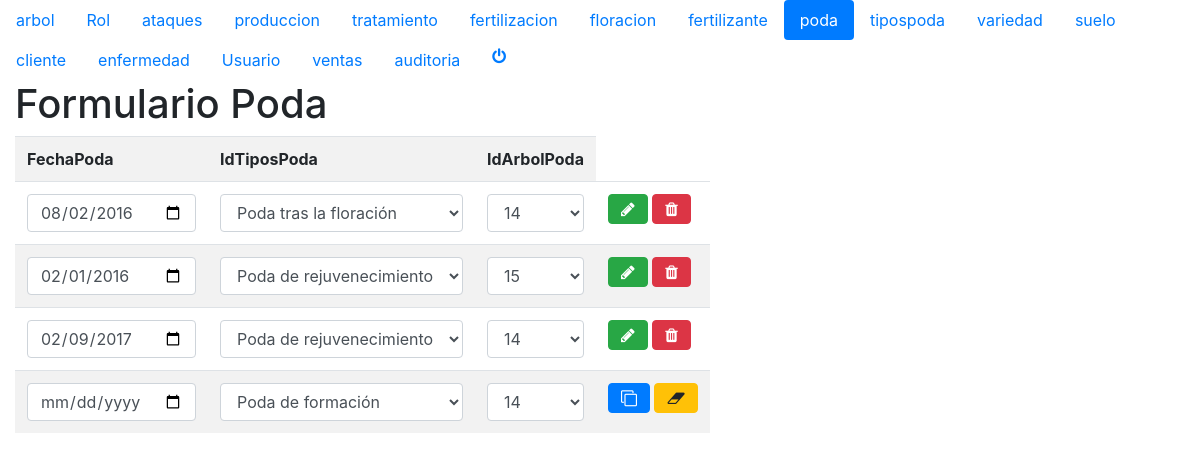
/formularioPoda.php (signed in), run on the app's committed database.
### tables this page shows
CREATE TABLE IF NOT EXISTS `podas` (
  `IdPoda` mediumint(9) NOT NULL,
  `FechaPoda` date NOT NULL,
  `IdTiposPoda` tinyint(4) NOT NULL,
  `IdArbolPoda` mediumint(9) NOT NULL
);

CREATE TABLE IF NOT EXISTS `tipospodas` (
  `IdTiposPoda` tinyint(4) NOT NULL,
  `DescripcionTipoPoda` varchar(50) NOT NULL
);

CREATE TABLE IF NOT EXISTS `arbol` (
  `IdArbol` mediumint(9) NOT NULL,
  `AlturaArbol` tinyint(4) NOT NULL,
  `FechaSiembra` date NOT NULL,
  `MsnmArbol` smallint(6) NOT NULL,
  `IdSueloArbol` tinyint(4) NOT NULL,
  `IdVariedadArbol` tinyint(4) NOT NULL,
  `UbicacionArbol` point NOT NULL
);

### Poda.php (called while the page is built, shortened)
<?php
class Podas{
    private $_conexion;
    private $_paginacion =10;
    function __construct($conexion, $IdPoda, $FechaPoda, $IdTiposPoda, $IdArbolPoda){
        $this->_conexion        = $conexion;
    }
function listar ($pagina){
    if ($pagina<=0){
        $listado = mysqli_query($this->_conexion,"SELECT * FROM Podas ORDER BY IdPoda") or die (mysqli_error ($this->_conexion));
    }else{
        $paginacionMax = $pagina * $this->_paginacion;
        $paginacionMin = $paginacionMax - $this->_paginacion;
        $listado = mysqli_query($this->_conexion,"SELECT * FROM Podas ORDER BY IdPoda LIMIT $paginacionMin, $paginacionMax") or die (mysqli_error($this->_conexion));
    }
    return $listado;
}
}
?>

### TiposPoda.php (called while the page is built, shortened)
<?php
class TiposPoda{
    private $_conexion;
    private $_paginacion=10;
    function __construct($conexion, $IdTiposPoda, $DescripcionTipoPoda){
        $this->_conexion = $conexion;
    }
function listar ($pagina){
    if ($pagina<=0){
        $listado = mysqli_query($this->_conexion,"SELECT * FROM TiposPodas ORDER BY IdTiposPoda") or die (mysqli_error ($this->_conexion));
    }else{
        $paginacionMax = $pagina * $this->_paginacion;
        $paginacionMin = $paginacionMax - $this->_paginacion;
        $listado = mysqli_query($this->_conexion,"SELECT * FROM TiposPodas ORDER BY IdTiposPoda  LIMIT $paginacionMin, $paginacionMax") or die (mysqli_error($this->_conexion));
    }
    return $listado;
}
}
?>

### arbol.php (called while the page is built, shortened)
<?php
class arbol{
    private $_conexion;
    function __construct($conexion, $idarbol, $alturaarbol, $fechasiembra, $msnmarbol, $idSueloarbol, $idvariedadarbol, $ubicacionarbol){
        $this->_conexion = $conexion;
    }
function listar ($pagina){
    if ($pagina<=0){
        $listado = mysqli_query($this->_conexion,"SELECT IdArbol,AlturaArbol,FechaSiembra,MsnmArbol,IdSueloArbol,IdVariedadArbol,  ST_AsText(ubicacionarbol) As UbicacionArbol FROM arbol ORDER BY idarbol") or die (mysqli_error ($this->_conexion));
    }
    return $listado;
}
}
?>

### formularioPoda.php (the view, shortened to what this page needs)
<?php
if (isset($_SESSION['id'])){
?>
<!DOCTYPE thml>
<html>
  <head>
       <link rel="stylesheet" href="css/bootstrap.min.css">
      <link rel="stylesheet" href="css/font-awesome.css">
    </head>
    <body>
<header>
    <?php
          include_once("menu.php");
        ?>
        </header>
       <div class="container-fluid">
        <h1>Formulario Poda</h1>
       <table class="table table-striped table-responsive">
            <tbody>
                <tr>
                    <th scope="col">FechaPoda</th>
                    <th scope="col">IdTiposPoda</th>
                    <th scope="col">IdArbolPoda</th>
                </tr>
   <?php
       $objetoConexion = new Conexion ();
       $conexion = $objetoConexion->conectar();
       include_once("../modelo/TiposPoda.php");
        $objetoTiposPoda = new TiposPoda($conexion,0,'IdTiposPoda','DescripcionTipoPoda');
        $listaTiposPoda= $objetoTiposPoda->listar(0);
        include_once("../modelo/arbol.php");
        $objetoarbol = new arbol($conexion,0,'idarbol', 'alturaarbol','fechasiembra','msnmarbol','idsueloarbol','idvariedadesarbol','ubicacionarbol');
        $listaarboles= $objetoarbol->listar(0);
        include_once("../modelo/Poda.php");
        $objetoPoda =new Podas($conexion,0,'IdPoda','FechaPoda','IdTiposPoda','IdArbolPoda');
        $listaPoda=$objetoPoda->listar(0);
        while($unRegistro = mysqli_fetch_array($listaPoda)){
                echo '<tr><form id="fModificarPoda"'.$unRegistro["IdPoda"].' action="../controlador/controladorPoda.php"method="post">';
                echo '<td><input        type="date"  class="form-control"     name="fFechaPoda"             value="'.$unRegistro['FechaPoda'].'"></td>';
                echo '<td><select   class="form-control"  name="fIdTiposPoda">';
                while($registrotipospoda = mysqli_fetch_array($listaTiposPoda)){
                echo '<option value="'.$registrotipospoda['IdTiposPoda'].'"';
                if($unRegistro['IdTiposPoda']==$registrotipospoda['IdTiposPoda']){
                echo " selected ";
            }
             echo '>'.$registrotipospoda['DescripcionTipoPoda'].'</option>';
        }
        echo '</select></td>';
        mysqli_data_seek($listaTiposPoda,0);
                echo '<td><select class="form-control"    name="fIdArbolPoda">';
                while($registroarbol = mysqli_fetch_array($listaarboles)){
                echo '<option value="'.$registroarbol['IdArbol'].'"';
                if($unRegistro['IdArbolPoda']==$registroarbol['IdArbol']){
                echo " selected ";
            }
             echo '>'.$registroarbol['AlturaArbol'].'</option>';
        }
        echo '</select></td>';
        mysqli_data_seek($listaarboles,0);
                echo '<td><button type="submit" class="btn btn-success" name="fEnviar" value="Modificar"><i class="fa fa-pencil" aria-hidden="true"></i></button>
                      <button type="submit" class="btn btn-danger" name="fEnviar" value="Eliminar"><i class="fa fa-trash" aria-hidden="true"></i></button></td>';
                echo '</form></tr>';
                }
            ?>
            <tr><form id="fIngresarPoda" action="../controlador/controladorPoda.php" method="post">
                <td><input  type="hidden" class="form-control" name="fIdPoda" value="0">
                    <input      type="date"  class="form-control"  name="fFechaPoda"></td>
                <td><select   class="form-control" name="fIdTiposPoda">
                    <?php
                while($tipospodaRegistro=mysqli_fetch_array($listaTiposPoda)){
                   echo '<option value="'.$tipospodaRegistro['IdTiposPoda'].'">'.$tipospodaRegistro['DescripcionTipoPoda'].'</option>';
                }
                ?>
                </select></td>
                <td><select   class="form-control" name="fIdArbolPoda">
                    <?php
                while($arbolRegistro=mysqli_fetch_array($listaarboles)){
                   echo '<option value="'.$arbolRegistro['IdArbol'].'">'.$arbolRegistro['AlturaArbol'].'</option>';
                }
                ?>
                </select></td>
               <td><button  type="submit" class="btn btn-primary" name= "fEnviar" value="Ingresar"><i class="fa fa-clone" aria-hidden="true"></i></button>
                <button type="reset"   class="btn btn-warning" name="fEnviar" value="limpiar"><i class="fa fa-eraser" aria-hidden="true"></i></button> </button></td>
                </form></tr>
            </tbody>
        </table>
    </body>
</html>
<?php
}else{
    header("location:../index.html");
}

### data on the page
podas: fFechaPoda "08/02/2016", fIdTiposPoda "Poda tras la floración", fIdArbolPoda "14"
podas: fFechaPoda "02/01/2016", fIdTiposPoda "Poda de rejuvenecimiento", fIdArbolPoda "15"
podas: fFechaPoda "02/09/2017", fIdTiposPoda "Poda de rejuvenecimiento", fIdArbolPoda "14"

### other printed values
form field fIdTiposPoda "Poda de formación"
form field fIdArbolPoda "14"
